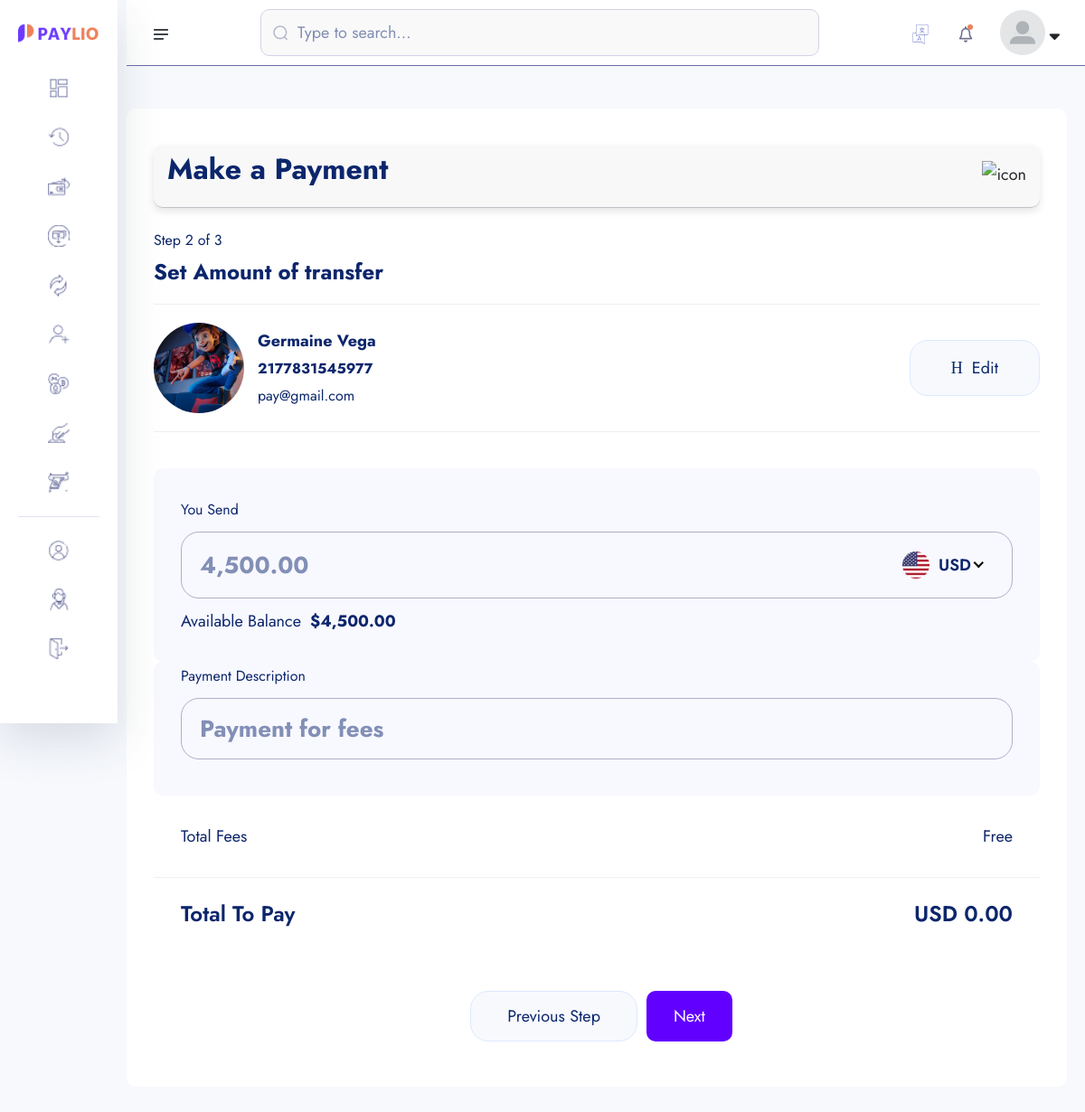
/amount-transfer/2177831545977/ (signed in), run on an earlier commit of the app's database.
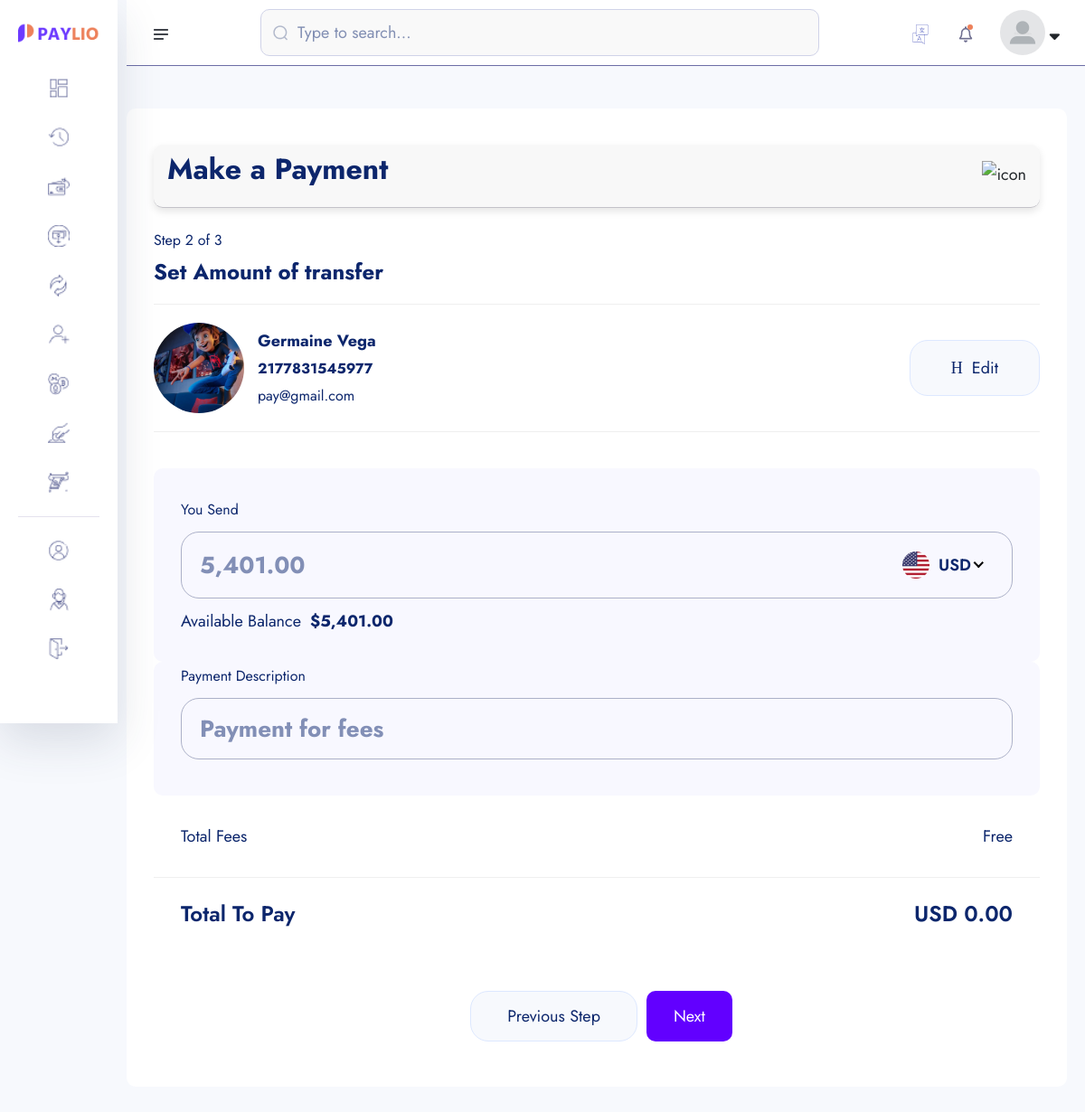
And on a later commit of the database.
### userauths/models.py (models this page shows, shortened)
class User(AbstractUser):
    username = models.CharField(max_length=255)
    email = models.EmailField(unique=True)
    is_staff = models.BooleanField(default=False)
    is_superuser = models.BooleanField(default=False)
    USERNAME_FIELD = "email"
    REQUIRED_FIELDS = ['username']

### account/models.py (models this page shows, shortened)
class Account(models.Model):
    id = models.UUIDField(primary_key=True, unique=True, default=uuid.uuid4, editable=False)
    user =  models.OneToOneField(User, on_delete=models.CASCADE)
    account_balance = models.DecimalField(max_digits=12, decimal_places=2, default=0.00)
    account_number = ShortUUIDField(unique=True,length=10, max_length=25, prefix="217", alphabet="1234567890")
    account_id = ShortUUIDField(unique=True,length=7, max_length=25, prefix="DEX", alphabet="1234567890")
    pin_number = ShortUUIDField(unique=True,length=4, max_length=7, alphabet="1234567890") #2737
    red_code = ShortUUIDField(unique=True,length=10, max_length=20, alphabet="abcdefgh1234567890")
    account_status = models.CharField(max_length=100, choices=ACCOUNT_STATUS, default="in-active")
    date = models.DateTimeField(auto_now_add=True)
    kyc_submitted = models.BooleanField(default=False)
    kyc_confirmed = models.BooleanField(default=False)
    recommended_by = models.ForeignKey(User, on_delete=models.DO_NOTHING, blank=True, null=True, related_name="recommended_by")
    review = models.CharField(max_length=100, null=True, blank=True, default="Review")
    class Meta:
        ordering = ['-date']

### core/transfer.py (the view)
# urls.py: path('amount-transfer/<account_number>/', transfer.amount_transfer, name='amount-transfer'),
def amount_transfer(request, account_number):
    try:
        account = Account.objects.get(account_number=account_number)
    except:
        messages.warning(request, "Account dosen't exist")
        return redirect("core:search-account")
    context = {
        "account": account,
    }
    return render(request, "transfer/amount_transfer.html", context)

### core/templates/transfer/amount_transfer.html (shortened to what this page needs)
{% extends "auth_base.html" %}
{% load static %}
{% load humanize %}
{% block content %}
    <section class="dashboard-section body-collapse pay step step-2">
        <div class="overlay pt-120">
            <div class="container-fruid">
                <div class="main-content">
                    <div class="head-area d-flex align-items-center justify-content-between">
                        <h4>Make a Payment</h4>
                        <div class="icon-area">
                            <img src="{% static 'assets1/images/icon/support-icon.png' %}" alt="icon">
                        </div>
                    </div>
                    <div class="choose-recipient">
                        <div class="step-area">
                            <span class="mdr">Step 2 of 3</span>
                            <h5>Set Amount of transfer</h5>
                        </div>
                        <div class="user-select">
                            <div class="single-user">
                                <div class="left d-flex align-items-center">
                                    <div class="img-area">
                                    <img src="{{ account.user.kyc.image.url }}" style="width: 100px; height: 100px; border-radius: 50%; object-fit: cover;"  alt="image">
                                </div>
                                <div class="text-area">
                                    <p>{{ account.user.kyc.full_name|title }}</p>
                                    <span class="mdr"><b>{{ account.account_number }}</b></span> <br>
                                    <span class="mdr">{{ account.user.email }}</span>
                                </div>
                                </div>
                                <div class="right">
                                    <a href="{% url 'core:search-account' %}">
                                        <i class="icon-h-edit"></i>
                                        Edit
                                    </a>
                                </div>
                            </div>
                        </div>
                    </div>
                    <form action="{% url 'core:amount-transfer-process' account.account_number %}" method="POST">
                        <div class="send-banance">
                            <span class="mdr">You Send</span>
                            <div class="input-area">
                                <input class="xxlr" onkeyup="CalculateBalance()" placeholder="{{ request.user.account.account_balance|intcomma }}" type="number" name='amount_send' id="amount_send">
                            </div>
                            <p>Available Balance<b>${{ request.user.account.account_balance|intcomma }}</b></p>
                        </div>
                        <div class="send-banance pt-0 mt-0">
                            <span class="mdr">Payment Description</span>
                            <div class="input-area">
                                <input class="xxlr" onkeyup="CalculateBalance()" placeholder="Payment for fees" type="text" name="description">
                            </div>
                        </div>
                        <ul class="total-fees">
                            <li>Total Fees</li>
                            <li>Free</li>
                        </ul>
                        <ul class="total-fees pay">
                            <li>
                                <h5>Total To Pay</h5>
                            </li>
                            <li>
                                <h5 id="total-to-pay">USD 0.00</h5>
                            </li>
                        </ul>
                        <div class="footer-area mt-40">
                            <a href="pay-step-1.html">Previous Step</a>
                            <button type="submit" style="padding: 10px 30px; border-radius: 10px; background: rgb(98, 0, 255); color: #fff;" class="active">Next</button>
                        </div>
                    </form>
                </div>
            </div>
        </div>
    </section>
{% endblock content %}

What changed in the data, as far as the page shows it:
changed through a linked row, User: amount_send "4,500.00" → "5,401.00"; user.account.account_balance "4,500.00" → "5,401.00"
